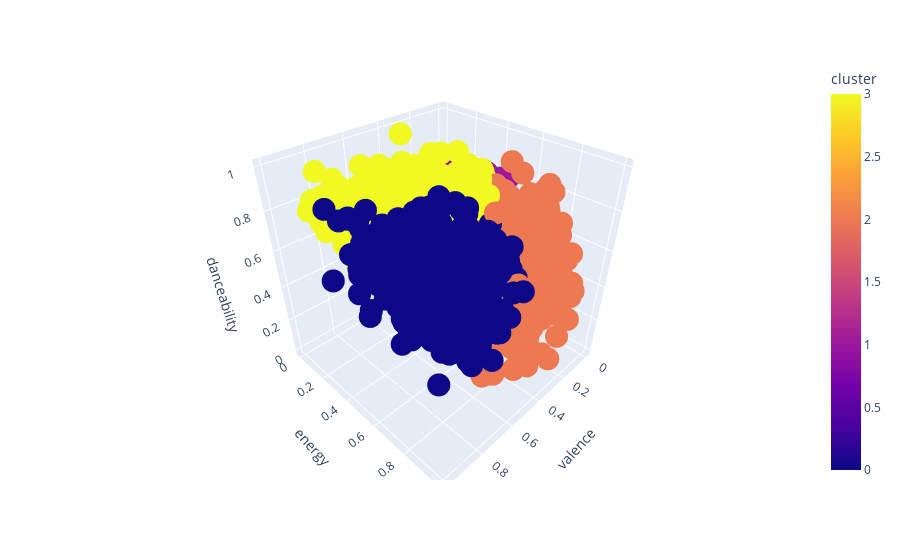

Here is the notebook cell this chart was saved with:
### Code cell
import plotly.express as px

fig = px.scatter_3d(data, x='valence', y='energy', z='danceability', color='cluster', size_max=10, hover_data=['name','artist'])

fig.show()

### Figure 1 — Plotly figure (JSON) as saved in the notebook; plotly's stock layout.template omitted (floating-point values rounded to 4 significant figures; data arrays with more than 128 entries replaced by an {"elided": "..."} marker saying what was removed)
{"data": [{"customdata": {"elided": "2521x2 str values"}, "hovertemplate": "valence=%{x}<br>energy=%{y}<br>danceability=%{z}<br>name=%{customdata[0]}<br>artist=%{customdata[1]}<br>cluster=%{marker.color}<extra></extra>", "legendgroup": "", "marker": {"color": {"elided": "2521 int values"}, "coloraxis": "coloraxis", "symbol": "circle"}, "mode": "markers", "name": "", "scene": "scene", "showlegend": false, "type": "scatter3d", "x": {"elided": "2521 float values"}, "y": {"elided": "2521 float values"}, "z": {"elided": "2521 float values"}}], "layout": {"coloraxis": {"colorbar": {"title": {"text": "cluster"}}, "colorscale": [[0, "#0d0887"], [0.1111, "#46039f"], [0.2222, "#7201a8"], [0.3333, "#9c179e"], [0.4444, "#bd3786"], [0.5556, "#d8576b"], [0.6667, "#ed7953"], [0.7778, "#fb9f3a"], [0.8889, "#fdca26"], [1, "#f0f921"]]}, "legend": {"tracegroupgap": 0}, "margin": {"t": 60}, "scene": {"domain": {"x": [0, 1], "y": [0, 1]}, "xaxis": {"title": {"text": "valence"}}, "yaxis": {"title": {"text": "energy"}}, "zaxis": {"title": {"text": "danceability"}}}}}
